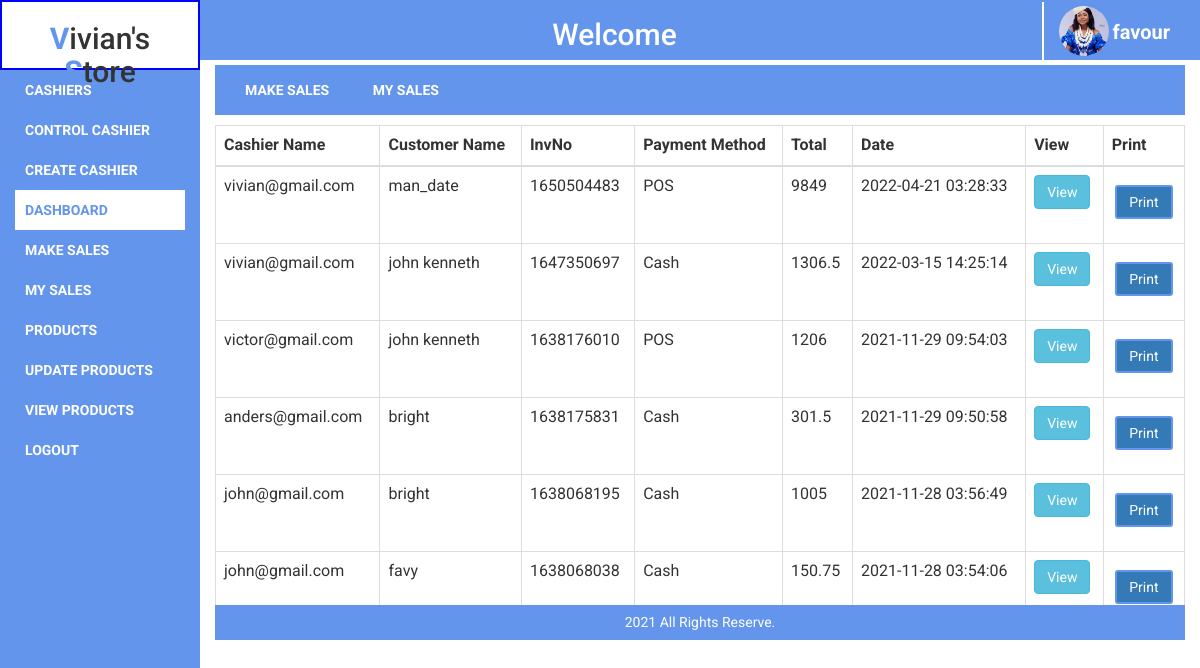
/dashboard (signed in), run on the app's committed database.
### tables this page shows
CREATE TABLE `mainsales` (
  `msId` int(11) NOT NULL,
  `accountId` varchar(30) NOT NULL,
  `cusName` varchar(30) NOT NULL,
  `invNo` varchar(30) NOT NULL,
  `payMethod` varchar(30) NOT NULL,
  `total` varchar(30) NOT NULL,
  `date` datetime NOT NULL DEFAULT CURRENT_TIMESTAMP
);

### config/dblink.php (called while the page is built, shortened)
<?php
class Vic{
private $connect = NULL;
public function __construct()
  {
$servername = "localhost";
$username = "root";
$password = "";
$dbname = "victor";
  $this->connect = "";
  try{
  $this->connect = new PDO("mysql:host=$servername;dbname=$dbname", $username, $password);
  $this->connect->setAttribute(PDO::ATTR_ERRMODE, PDO::ERRMODE_EXCEPTION);
  $this->connect->exec("SET CHARACTER SET utf8");
    }
  catch(PDOException $e) {
  echo 'Error: ' . $e->getMessage();
        }
  }
 public function tbl_select($tblquery,$tblvalue = array())
 {
 try{
  $stmt = $this->connect->prepare($tblquery);
  $stmt->execute($tblvalue);
  $results = $stmt->fetchAll(PDO::FETCH_ASSOC);
  return $results;
} catch(PDOException $e) {
    echo 'Error: ' . $e->getMessage();
  }
 }
  }
?>

### pages/dashboard.php (the view, shortened to what this page needs)
<div class="dynamicBodyNav">
    <ul>
        <li>
            <a href="sales">Make Sales</a>
        <li>
        <li>
            <a href="mysales">My Sales</a>
        <li>
    </ul>
</div>
<div class="dynamicMainBodyBox" id="itemList">
    <div class="container-fluid">
        <div class="row">
            <table class="table table-bordered table-hover" id="table">
                <thead>
                    <tr>
                        <th>Cashier Name</th>
                        <th>Customer Name</th>
                        <th>InvNo</th>
                        <th>Payment Method</th>
                        <th>Total</th>
                        <th>Date</th>
                        <th>View</th>
                        <th>Print</th>
                    </tr>
                </thead>
                <tbody>
                    <?php
                        $tblquery = "SELECT * FROM mainsales ORDER BY date DESC";
                        $tblvalue = array();
                        $select = $collect->tbl_select($tblquery, $tblvalue);
                        foreach($select as $data){
                            extract($data);
                            ?>
                            <?php
                            echo "
                                <tr>
                                    <td>$accountId</td>
                                    <td>$cusName</td>
                                    <td>$invNo</td>
                                    <td>$payMethod</td>
                                    <td>$total</td>
                                    <td>$date</td>
                                    <td>
                                        <a href='view/$invNo' class='btn btn-info'>View</a>
                                    </td>
                                    <td>
                                        <form action='dashboard' method='POST'>
                                            <input type='hidden' name='invNo' value='$invNo'>
                                            <input type='submit' class='btn btn-primary' name='print' value='Print'>
                                        </form>
                                    </td>
                                </tr>
                            ";
                        }
                    ?>
                </tbody>
            </table>
        </div>
    </div>
</div>

### index.php (shortened to what this page needs)
<?php
    $url = $_GET['url'];
    $url = rtrim($url, '/');
    $url = explode('/', $url);
    if(file_exists('pages/'.$url[0].'.php')){
        include('main.php');
    }else{
        include('login.php');
    }
?>

### includes/header.php (shortened to what this page needs)
<?php
    include('config/dblink.php');
    $collect = new Vic();
?>
<!DOCTYPE html>
<html lang="en">
    <head>
        <link rel="stylesheet" href="styles/bootstrap.css">
        <link rel="stylesheet" href="styles/stylesheet.css">
    </head>
    <body>

### main.php (shortened to what this page needs)
<?php
    if($url[0] == 'dashboard'){
        $dashboard = 'active';
    }
?>
<?php include('includes/header.php'); ?>
    <div class="mainContainer">
        <div class="container-fluid">
            <div class="row">
                <div class="col-xs-12 col-sm-12 col-md-2 col-lg-2 col-xl-2 leftNavSection">
                    <div class="row">
                        <div class="col-xs-12 col-sm-12 col-md-12 col-lg-12 col-xl-12 topLeftLogo">
                            <h2><span>V</span>ivian's<span> S</span>tore</h2>
                        </div>
                        <div class="col-xs-12 col-sm-12 col-md-12 col-lg-12 col-xl-12 menuBox">
                            <?php include('pages/menu.php'); ?>
                        </div>
                    </div>
                </div>
                <div class="col-xs-12 col-sm-12 col-md-10 col-lg-10 col-xl-10">
                    <div class="row">
                        <div class="col-xs-12 col-sm-12 col-md-12 col-lg-12 col-xl-12 topNavSection">
                            <div class="row">
                                <div class="col-xs-12 col-sm-12 col-md-10 col-lg-10 col-xl-10 topNavLeftSection">
                                    <h1>Welcome</h1>
                                </div>
                                <div class="col-xs-12 col-sm-12 col-md-2 col-lg-2 col-xl-2 topNavRightSection">
                                    <img src="assets/2.jpg" alt="profile picture" width="50px" height="50px" style="border-radius:50%;">
                                    <h1><?php echo $_SESSION['username']; ?></h1>
                                </div>
                            </div>
                        </div>
                        <div class="col-xs-12 col-sm-12 col-md-12 col-lg-12 col-xl-12 dynamicBodyBox">
                            <?php include($pages);?>
                        </div>
                        <div class="col-xs-12 col-sm-12 col-md-12 col-lg-12 col-xl-12 footerSection">
                            2021 All Rights Reserve.
                        </div>
                    </div>
                </div>
            </div>
        </div>
    </div>
<?php include('includes/footer.php'); ?>

### pages/menu.php (shortened to what this page needs)
<ul>
    <?php
        if($_SESSION['position'] == 'Admin'){
        ?>
            <li class="<?php echo $cashiers; ?>">
                <a href="checkrep">
                    <span class="title">Cashiers</span>
                </a>
            </li>
            <li class="<?php echo $controlCashiers; ?>">
                <a href="controlrep">
                    <span class="title">Control Cashier</span>
                </a>
            </li>
            <li class="<?php echo $createCashiers; ?>">
                <a href="createsalesrep">
                    <span class="title">Create Cashier</span>
                </a>
            </li>
            <li class="<?php echo $dashboard; ?>">
                <a href="dashboard">
                    <span class="title">Dashboard</span>
                </a>
            </li>
            <li class="<?php echo $sales; ?>">
                <a href="sales">
                    <span class="title">Make Sales</span>
                </a>
            </li>
            <li class="<?php echo $mySales; ?>">
                <a href="mysales">
                    <span class="title">My Sales</span>
                </a>
            </li>
            <li class="<?php echo $addItems; ?>">
                <a href="additems">
                    <span class="title">Products</span>
                </a>
            </li>
            <li class="<?php echo $updateItems; ?>">
                <a href="updateitems">
                    <span class="title">Update Products</span>
                </a>
            </li>
            <li class="<?php echo $checkItems; ?>">
                <a href="checkitems">
                    <span class="title">View Products</span>
                </a>
            </li>
            <li>
                <a href="logout.php">
                    <span class="title">Logout</span>
                </a>
            </li>
        <?php
        }
    ?>
</ul>

### includes/footer.php (shortened to what this page needs)
    </body>
</html>

### styles/stylesheet.css (style rules this page uses)
body { box-sizing: border-box; font-family: 'Roboto', sans-serif; margin: 0; overflow-x: hidden; padding: 0; }
.table tr, .table tr td { vertical-align: middle; }
.mainContainer { height: 100vh; width: 100vw; }
.leftNavSection { background: cornflowerblue; height: 100vh; }
.dynamicBodyBox { background: #fff; min-height:450px; }
.topNavSection { background: cornflowerblue; height: 60px; padding: 2px; }
.footerSection { background: cornflowerblue; color:#fff; height: 35px; line-height: 35px; margin-left: 15px; text-align:center; width:97%; }
.topLeftLogo { background: #fff; border: 2px solid #00f; height:70px; line-height: 70px; text-align: center; }
.topLeftLogo h2 > span { color:cornflowerblue; font-weight: bolder; }
ul { margin: 0; padding: 0; width: 100%; }
ul li { cursor: pointer; list-style: none; padding: 10px; text-align: left; width: 100%; }
ul li.active { background: #fff; }
ul li.active > a { color: cornflowerblue; }
ul li a { color: #fff; font-weight: bolder; text-decoration: none; text-transform: uppercase; width: 100%; }
.topNavLeftSection h1 { color: #fff; font-size: 30px; line-height: 25px; text-align: center; }
.topNavRightSection { border-left: 2px solid #fff; }
.topNavRightSection img { margin-top: -9px; }
.topNavRightSection h1 { color:#fff; display: inline; font-size: 20px; font-weight: bolder; line-height: 60px; text-align: center; }
.dynamicBodyNav { background:cornflowerblue; height: 50px; margin-top: 5px; }
.dynamicBodyNav ul { margin: 5px; padding: 15px; }
.dynamicBodyNav ul li { cursor: pointer; display: inline; list-style-type: none; width: 100%; }
.dynamicMainBodyBox { height: 480px; margin-top: 10px; overflow-y: scroll; }
.dynamicMainBodyBox form input { border:1px solid cornflowerblue; border-radius: 3px; display: block; margin: 10px auto; padding: 5px; width: 90%; }
.dynamicMainBodyBox form input[type="submit"] { border:2px solid cornflowerblue; border-radius: 3px; color: #fff; display: block; margin: 10px auto; padding: 5px; width: 90%; }

### data on the page
mainsales: accountId "vivian@gmail.com", cusName "man_date", invNo "1650504483", payMethod "POS", total "9849", date "2022-04-21 03:28:33"
mainsales: accountId "vivian@gmail.com", cusName "john kenneth", invNo "1647350697", payMethod "Cash", total "1306.5", date "2022-03-15 14:25:14"
mainsales: accountId "victor@gmail.com", cusName "john kenneth", invNo "1638176010", payMethod "POS", total "1206", date "2021-11-29 09:54:03"
mainsales: accountId "anders@gmail.com", cusName "bright", invNo "1638175831", payMethod "Cash", total "301.5", date "2021-11-29 09:50:58"
mainsales: accountId "john@gmail.com", cusName "bright", invNo "1638068195", payMethod "Cash", total "1005", date "2021-11-28 03:56:49"
mainsales: accountId "john@gmail.com", cusName "favy", invNo "1638068038", payMethod "Cash", total "150.75", date "2021-11-28 03:54:06"

### other printed values
$_SESSION['username'] "favour"
